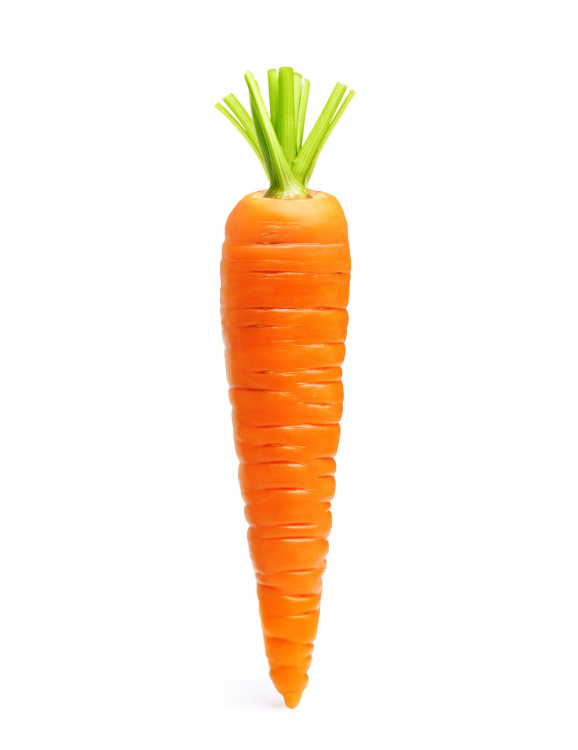
#> input picture Assignment_29/01. Green_Carrot/Carrot.jpg, 1156 x 1500 px, given in place of the camera (shown at 1/2 size)
$ python '4. Color_Detection.py'
#> lines starting #> are read from the running program, lines starting #| are printed output that depends on the picture
import cv2 as cv
import numpy as np

# سفید - خاکستری - سیاه - آبی - قرمز - سبز - سرخابی - زرد - فیروزه ای

cap = cv.VideoCapture(0)

while True:
    ret, frame = cap.read()
#> frame is the input picture: shape (1500, 1156, 3); mean B, G, R 226.4, 239.6, 252.7

    if not ret:
        break

    width, height, _ = frame.shape
#> width = 1500; height = 1156

    b, g, r = cv.split(frame)

    target = frame[
        (width // 8) * 3 : (width // 8) * 5, (height // 8) * 3 : (height // 8) * 5
    ]
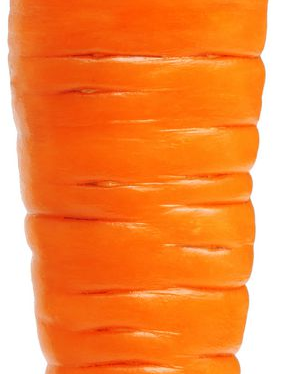
#> target: shape (374, 288, 3); mean B, G, R 67.5, 139.8, 247.2

    b_target, g_target, r_target = cv.split(target)
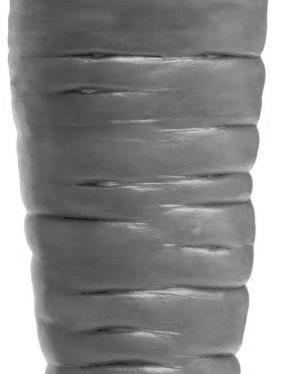
#> g_target: shape (374, 288); min 18, max 255, mean 139.8
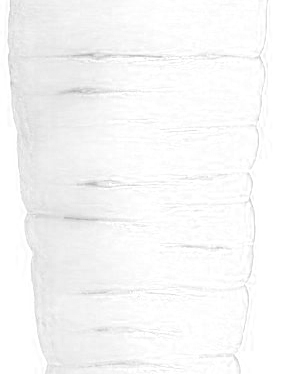
#> r_target: shape (374, 288); min 178, max 255, mean 247.2

    alpha = 2  # Contrast control (1.0-3.0)
    beta = 0  # Brightness control (0-100)
    r_target = cv.convertScaleAbs(r_target, alpha=alpha, beta=beta)
#> r_target: shape (374, 288); every value is 255
    g_target = cv.convertScaleAbs(g_target, alpha=alpha, beta=beta)
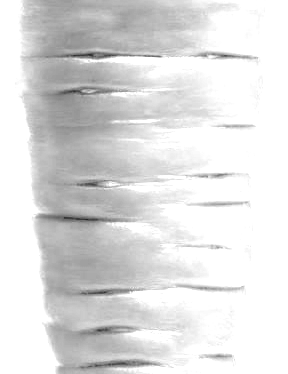
#> g_target: shape (374, 288); min 36, max 255, mean 222.9
    b_target = cv.convertScaleAbs(b_target, alpha=alpha, beta=beta)
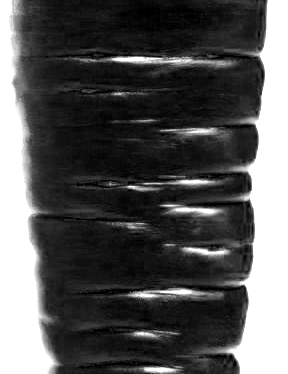
#> b_target: shape (374, 288); min 0, max 255, mean 85.7

    r_avg = round(np.average(r_target))
#> r_avg = 255
    g_avg = round(np.average(g_target))
#> g_avg = 223
    b_avg = round(np.average(b_target))
#> b_avg = 86

    target = cv.merge((b_target, g_target, r_target))
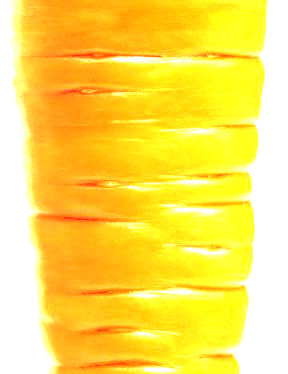
#> target: shape (374, 288, 3); mean B, G, R 85.7, 222.9, 255

    kernel = np.ones((45, 45), np.float32) / 2025
    b = cv.filter2D(b, -1, kernel, borderType=cv.BORDER_CONSTANT)
    g = cv.filter2D(g, -1, kernel, borderType=cv.BORDER_CONSTANT)
    r = cv.filter2D(r, -1, kernel, borderType=cv.BORDER_CONSTANT)

    frame = cv.merge((b, g, r))

    frame[
        (width // 8) * 3 : (width // 8) * 5, (height // 8) * 3 : (height // 8) * 5
    ] = target
    cv.rectangle(
        frame,
        (height // 8 * 3, width // 8 * 3),
        ((height // 8 * 5), (width // 8 * 5)),
        (0, 255, 0),
        4,
    )
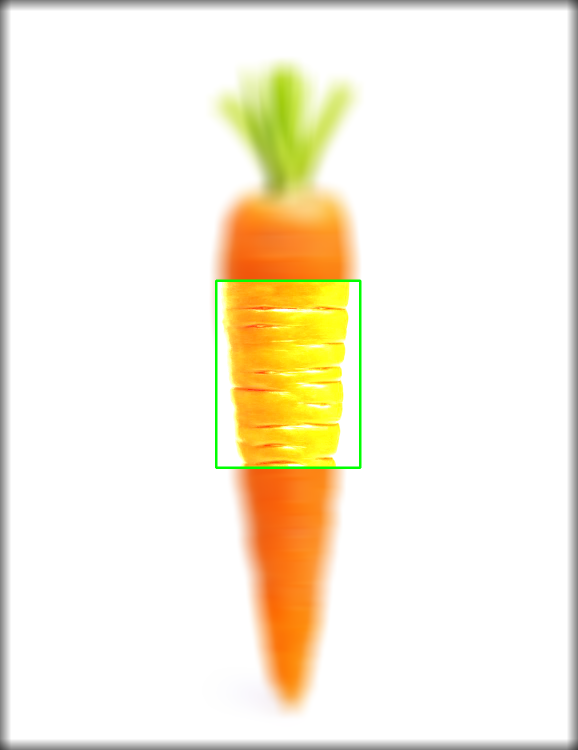
#> frame: shape (1500, 1156, 3) (shown at 1/2 size); mean B, G, R 222.5, 240.5, 247.9

    # detect color and put text ... r_avg , b_avg ...
    if r_avg > 220 and g_avg > 220 and b_avg > 220:
        cv.putText(frame, "White", (10, 30), cv.FONT_HERSHEY_COMPLEX, 1, (0, 0, 0))
    elif r_avg < 60 and g_avg < 60 and b_avg < 60:
        cv.putText(frame, "Black", (10, 30), cv.FONT_HERSHEY_COMPLEX, 1, (0, 0, 0))
    elif 170 > r_avg > 70 and 170 > g_avg > 70 and 170 > b_avg > 70:
        cv.putText(frame, "Gray", (10, 30), cv.FONT_HERSHEY_COMPLEX, 1, (0, 0, 0))

    elif r_avg > 170 and g_avg < 40 and b_avg < 40:
        cv.putText(frame, "Red", (10, 30), cv.FONT_HERSHEY_COMPLEX, 1, (0, 0, 0))
    elif r_avg < 40 and g_avg > 170 and b_avg < 40:
        cv.putText(frame, "Green", (10, 30), cv.FONT_HERSHEY_COMPLEX, 1, (0, 0, 0))
    elif r_avg < 40 and g_avg < 40 and b_avg > 170:
        cv.putText(frame, "Blue", (10, 30), cv.FONT_HERSHEY_COMPLEX, 1, (0, 0, 0))

    elif r_avg > 170 and g_avg > 170 and b_avg < 40:
        cv.putText(frame, "Yellow", (10, 30), cv.FONT_HERSHEY_COMPLEX, 1, (0, 0, 0))
    elif r_avg < 40 and g_avg > 170 and b_avg > 170:
        cv.putText(frame, "Cyan", (10, 30), cv.FONT_HERSHEY_COMPLEX, 1, (0, 0, 0))
    elif r_avg > 170 and g_avg < 40 and b_avg > 170:
        cv.putText(frame, "Magenta", (10, 30), cv.FONT_HERSHEY_COMPLEX, 1, (0, 0, 0))

    cv.imshow("cam", frame)

    if cv.waitKey(1) & 0xFF == ord("q"):
#> (key q is pressed here)
        break
